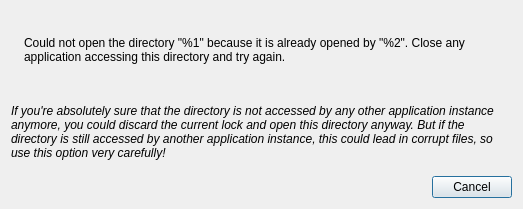
<?xml version="1.0" encoding="UTF-8"?>
<ui version="4.0">
 <class>librepcb::DirectoryLockHandlerDialog</class>
 <widget class="QDialog" name="librepcb::DirectoryLockHandlerDialog">
  <property name="geometry">
   <rect>
    <x>0</x>
    <y>0</y>
    <width>523</width>
    <height>209</height>
   </rect>
  </property>
  <property name="windowTitle">
   <string>Directory is locked</string>
  </property>
  <property name="modal">
   <bool>true</bool>
  </property>
  <layout class="QVBoxLayout" name="verticalLayout">
   <item>
    <layout class="QHBoxLayout" name="horizontalLayout" stretch="0,1">
     <item>
      <widget class="QLabel" name="label">
       <property name="text">
        <string notr="true"/>
       </property>
       <property name="pixmap">
        <pixmap>:/img/status/dialog_warning.png</pixmap>
       </property>
      </widget>
     </item>
     <item>
      <widget class="QLabel" name="lblDescription">
       <property name="text">
        <string extracomment="%2 is something like &quot;sername@computername&quot;.">Could not open the directory &quot;%1&quot; because it is already opened by &quot;%2&quot;. Close any application accessing this directory and try again.</string>
       </property>
       <property name="wordWrap">
        <bool>true</bool>
       </property>
      </widget>
     </item>
    </layout>
   </item>
   <item>
    <widget class="QLabel" name="lblDisclaimer">
     <property name="font">
      <font>
       <italic>true</italic>
      </font>
     </property>
     <property name="text">
      <string>If you're absolutely sure that the directory is not accessed by any other application instance anymore, you could discard the current lock and open this directory anyway. But if the directory is still accessed by another application instance, this could lead in corrupt files, so use this option very carefully!</string>
     </property>
     <property name="wordWrap">
      <bool>true</bool>
     </property>
    </widget>
   </item>
   <item>
    <widget class="QDialogButtonBox" name="buttonBox">
     <property name="orientation">
      <enum>Qt::Horizontal</enum>
     </property>
     <property name="standardButtons">
      <set>QDialogButtonBox::Cancel</set>
     </property>
    </widget>
   </item>
  </layout>
 </widget>
 resources/>
 <connections>
  <connection>
   <sender>buttonBox</sender>
   <signal>accepted()</signal>
   <receiver>librepcb::DirectoryLockHandlerDialog</receiver>
   <slot>accept()</slot>
   <hints>
    <hint type="sourcelabel">
     <x>248</x>
     <y>254</y>
    </hint>
    <hint type="destinationlabel">
     <x>157</x>
     <y>274</y>
    </hint>
   </hints>
  </connection>
  <connection>
   <sender>buttonBox</sender>
   <signal>rejected()</signal>
   <receiver>librepcb::DirectoryLockHandlerDialog</receiver>
   <slot>reject()</slot>
   <hints>
    <hint type="sourcelabel">
     <x>316</x>
     <y>260</y>
    </hint>
    <hint type="destinationlabel">
     <x>286</x>
     <y>274</y>
    </hint>
   </hints>
  </connection>
 </connections>
</ui>
